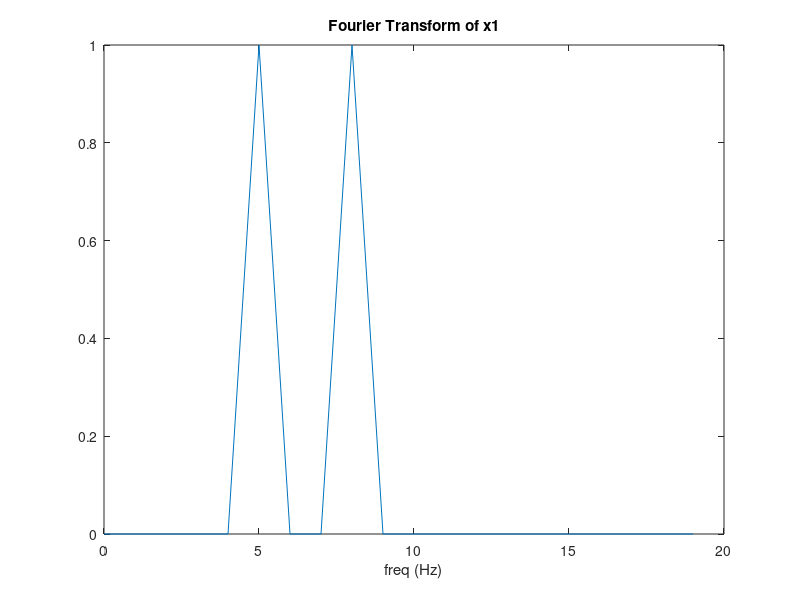
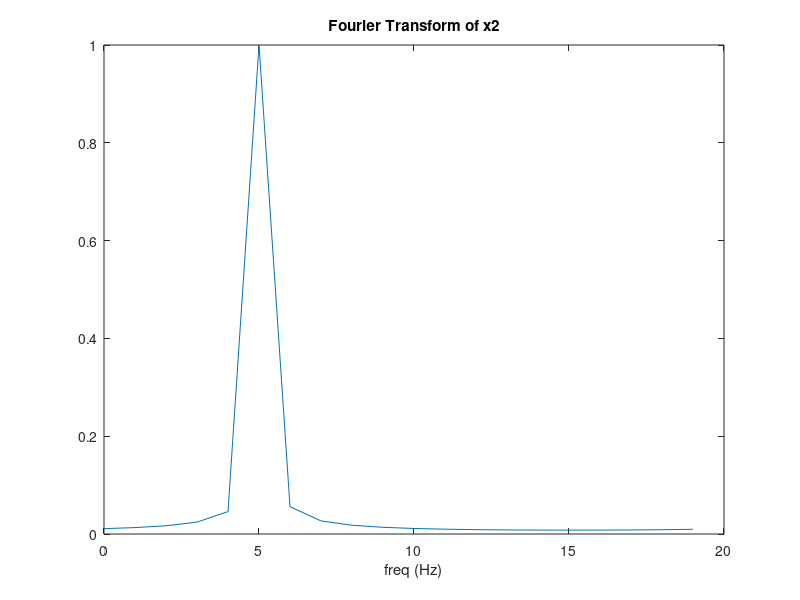

These figures' MATLAB source, in order:
clc, clear, close all
fs = 20;
t_start = 0;
t_end = 1;
ts = 1 / fs;
t = t_start:ts:t_end - ts;
N = length(t);
f = 0:(fs / N):((N - 1) * fs / N);
x1 = exp(1j * 2 * pi * 5 * t) + exp(1j * 2 * pi * 8 * t);
figure
plot(f, abs(fft(x1)) / max(abs(fft(x1))))
xlabel('freq (Hz)')
title('Fourier Transform of x1')


x2 = exp(1j * 2 * pi * 5 * t) + exp(1j * 2 * pi * 5.1 * t);
figure
plot(f, abs(fft(x2)) / max(abs(fft(x2))))
xlabel('freq (Hz)')
title('Fourier Transform of x2')

